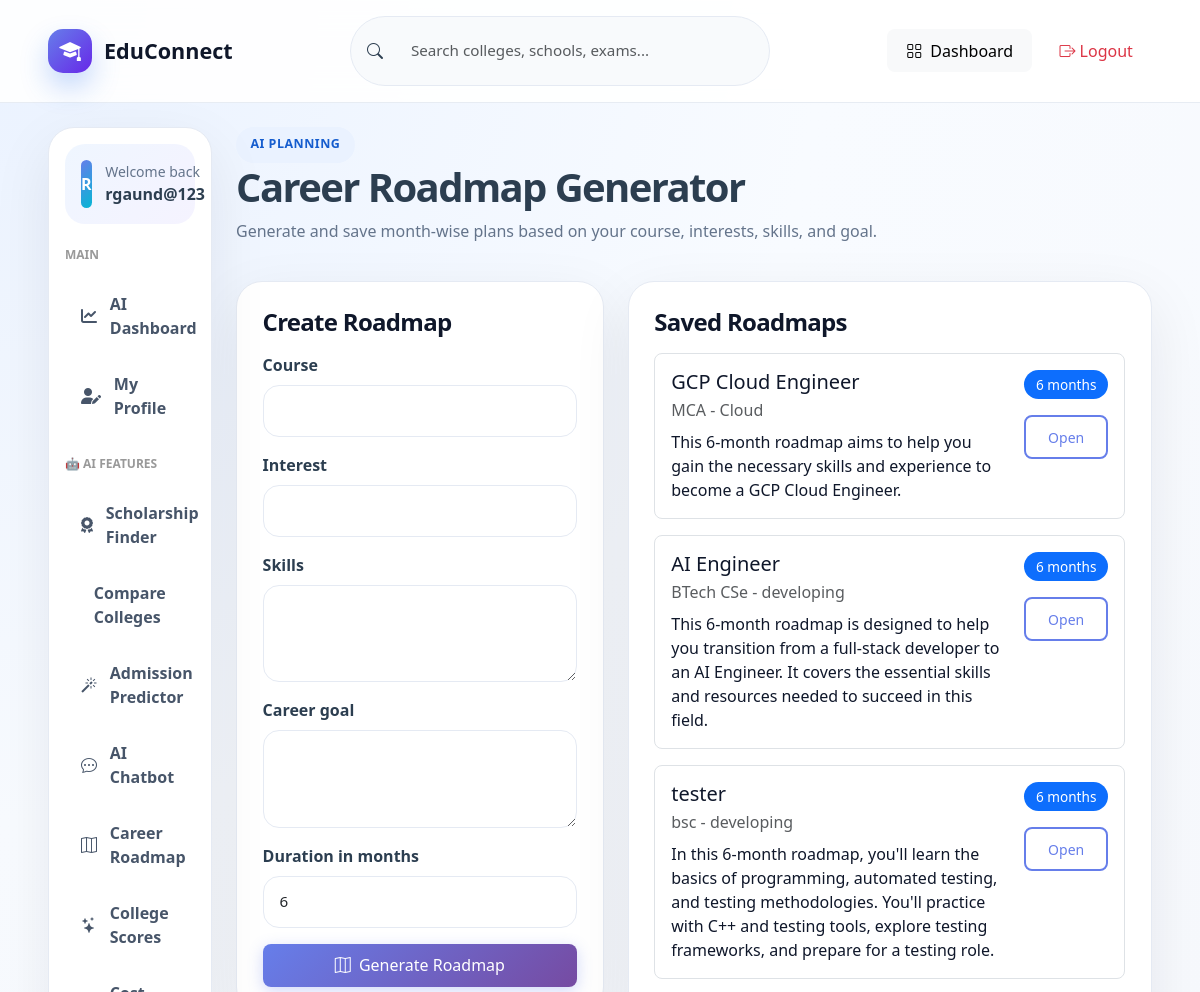
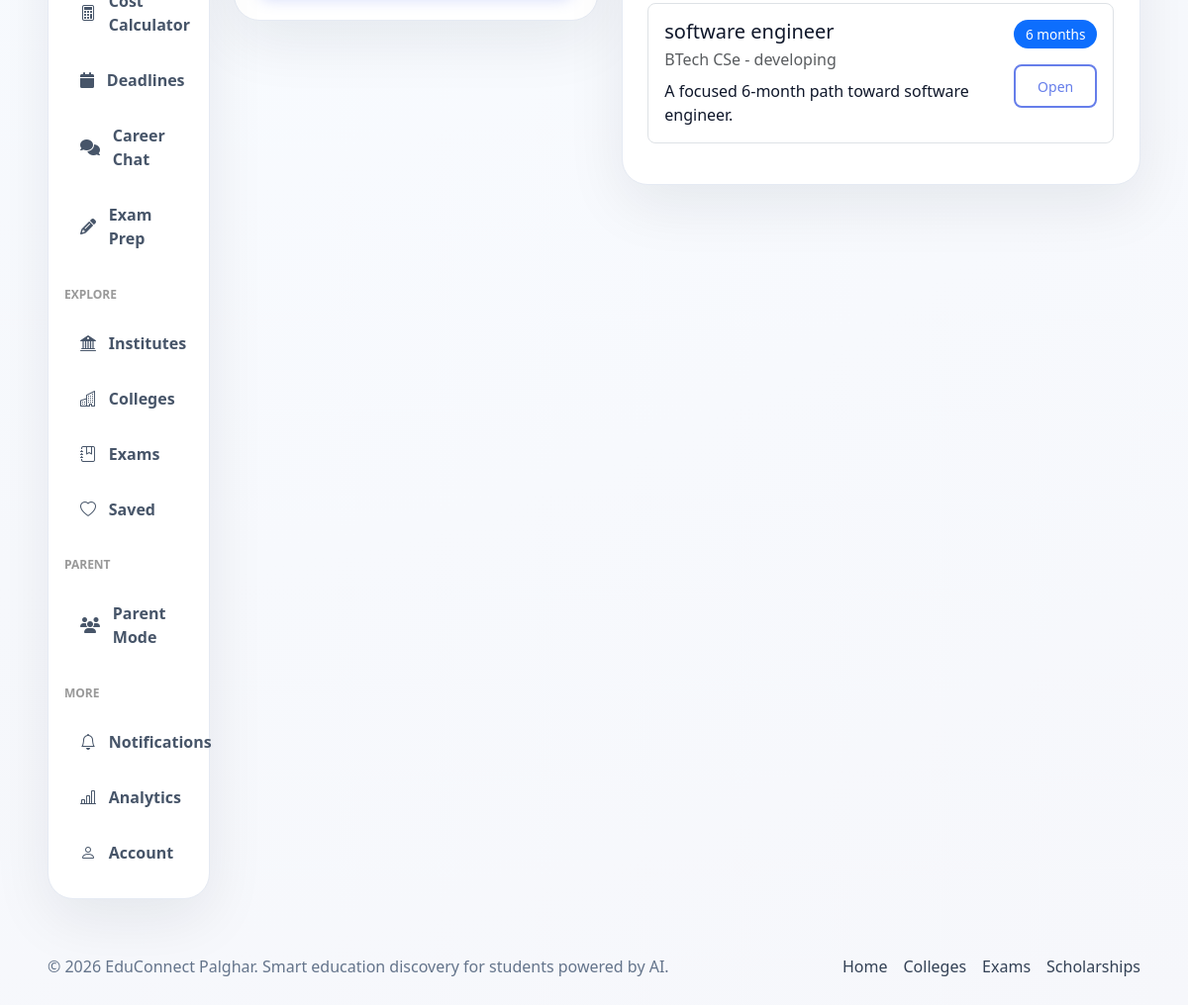
Screenshot of /career-roadmap/ (signed in) with the database file from the repository (2 pictures, top to bottom).
### accounts/models.py (models this page shows, shortened)
class CustomUser(AbstractUser):
    mobile = models.CharField(max_length=15, unique=True)
    email_verified = models.BooleanField(default=False)
    mobile_verified = models.BooleanField(default=False)
    is_parent = models.BooleanField(default=False)
    user_type = models.CharField(
        max_length=20,
        choices=[('student', 'Student'), ('parent', 'Parent')],
        default='student'
    )

class CareerRoadmap(models.Model):
    STATUS_CHOICES = [
        ('draft', 'Draft'),
        ('active', 'Active'),
        ('completed', 'Completed'),
    ]
    user = models.ForeignKey(CustomUser, on_delete=models.CASCADE, related_name='career_roadmaps')
    course = models.CharField(max_length=100)
    interest = models.CharField(max_length=255)
    skills = models.TextField()
    career_goal = models.CharField(max_length=255)
    roadmap_data = models.JSONField(default=dict)  # Store the entire roadmap
    ai_analysis = models.TextField(blank=True)
    status = models.CharField(max_length=20, choices=STATUS_CHOICES, default='active')
    duration_months = models.IntegerField(default=12)
    created_at = models.DateTimeField(auto_now_add=True)
    updated_at = models.DateTimeField(auto_now=True)
    class Meta:
        ordering = ['-created_at']

### accounts/views.py (the view)
# urls.py: path('career-roadmap/', career_roadmap, name='career_roadmap'),
@login_required(login_url='login')
def career_roadmap(request):
    form = CareerRoadmapForm(initial={'duration_months': 6})
    roadmaps = CareerRoadmap.objects.filter(
        user=request.user, status='active'
    ).prefetch_related('milestones')
    return render(request, 'accounts/career_roadmap.html', {'form': form, 'roadmaps': roadmaps})

### accounts/forms.py
class CareerRoadmapForm(BootstrapModelForm):
    duration_months = forms.IntegerField(min_value=1, max_value=24, initial=6, label='Duration in months')
    class Meta:
        model = CareerRoadmap
        fields = ['course', 'interest', 'skills', 'career_goal', 'duration_months']
        widgets = {
            'skills': forms.Textarea(attrs={'rows': 3}),
            'career_goal': forms.Textarea(attrs={'rows': 3}),
        }

### accounts/templates/accounts/career_roadmap.html (shortened to what this page needs)
{% extends "accounts/base.html" %}
{% block content %}
<div class="page-title-row">
    <div>
        <span class="eyebrow dark">AI planning</span>
        <h1>Career Roadmap Generator</h1>
        <p>Generate and save month-wise plans based on your course, interests, skills, and goal.</p>
    </div>
</div>
<div class="row g-4">
    <div class="col-lg-5">
        <div class="content-card">
            <h2 class="h4 mb-3">Create Roadmap</h2>
            <form id="roadmap-form" action="{% url 'generate_roadmap' %}" method="post">
                {% for field in form %}
                <div class="mb-3">
                    <label class="form-label" for="{{ field.id_for_label }}">{{ field.label }}</label>
                    {{ field }}
                </div>
                {% endfor %}
                <button class="btn btn-primary btn-pill w-100" id="roadmap-btn" type="submit">
                    <i class="bi bi-map me-1"></i> Generate Roadmap
                </button>
            </form>
        </div>
    </div>
    <div class="col-lg-7">
        <div class="content-card">
            <h2 class="h4 mb-3">Saved Roadmaps</h2>
            {% for roadmap in roadmaps %}
            <article class="border rounded-3 p-3 mb-3">
                <div class="d-flex justify-content-between gap-3">
                    <div>
                        <h3 class="h5 mb-1">{{ roadmap.career_goal }}</h3>
                        <p class="text-muted mb-2">{{ roadmap.course }} - {{ roadmap.interest }}</p>
                        <p class="mb-0">{{ roadmap.ai_analysis|default:"Roadmap generated and saved." }}</p>
                    </div>
                    <div class="text-end">
                        <span class="badge text-bg-primary">{{ roadmap.duration_months }} months</span>
                        <a href="{% url 'view_roadmap' roadmap.id %}" class="btn btn-outline-primary btn-sm btn-pill d-block mt-3">Open</a>
                    </div>
                </div>
            </article>
            {% empty %}
            <div class="empty-state">No saved roadmaps yet.</div>
            {% endfor %}
        </div>
    </div>
</div>
{% endblock %}

### accounts/templates/accounts/base.html (shortened to what this page needs)
{% load static %}
<!DOCTYPE html>
<html lang="en">
<head>
    <link href="https://cdn.jsdelivr.net/npm/bootstrap@5.3.3/dist/css/bootstrap.min.css" rel="stylesheet">
    <link href="https://cdn.jsdelivr.net/npm/bootstrap-icons@1.11.3/font/bootstrap-icons.css" rel="stylesheet">
    <link rel="stylesheet" href="https://cdnjs.cloudflare.com/ajax/libs/font-awesome/6.4.0/css/all.min.css">
    <link href="{% static 'accounts/css/main.css' %}" rel="stylesheet">
    <link href="{% static 'accounts/css/ai_features.css' %}" rel="stylesheet">
</head>
<body>
<header class="et-navbar">
    <div class="container-fluid px-3 px-lg-5">
        <div class="d-flex align-items-center justify-content-between gap-3 py-3">
            <a class="et-brand" href="{% url 'home' %}">
                <span class="et-brand-icon"><i class="bi bi-mortarboard-fill"></i></span>
                <span>EduConnect</span>
            </a>
            <form action="{% url 'institutes' %}" method="get" class="et-nav-search d-none d-lg-flex">
                <i class="bi bi-search"></i>
                <input type="search" name="q" placeholder="Search colleges, schools, exams...">
            </form>
            <div class="d-flex align-items-center gap-2">
                {% if request.user.is_authenticated %}
                    <a class="btn btn-light btn-pill d-none d-md-inline-flex" href="{% url 'smart_dashboard' %}"><i class="bi bi-grid me-2"></i>Dashboard</a>
                    <a class="btn btn-outline-danger btn-pill" href="{% url 'logout' %}"><i class="bi bi-box-arrow-right me-1"></i>Logout</a>
                {% else %}
                    <a class="btn btn-light btn-pill" href="{% url 'login' %}">Login</a>
                    <a class="btn btn-primary btn-pill" href="{% url 'register' %}">Register</a>
                {% endif %}
            </div>
        </div>
    </div>
</header>
<main class="et-main">
    <div class="container-fluid px-3 px-lg-5 py-4">
        <div class="row g-4">
            {% if request.user.is_authenticated %}
            <aside class="col-xl-2 col-lg-3">
                <nav class="et-sidebar">
                    <div class="sidebar-user">
                        <span class="sidebar-avatar">{{ request.user.username|slice:':1'|upper }}</span>
                        <div>
                            <small>Welcome back</small>
                            <strong>{{ request.user.username }}</strong>
                        </div>
                    </div>
                    <h6 class="sidebar-section-title mt-3">MAIN</h6>
                    <a href="{% url 'smart_dashboard' %}" class="side-link"><i class="fas fa-chart-line"></i> AI Dashboard</a>
                    <a href="{% url 'student_profile' %}" class="side-link"><i class="fas fa-user-edit"></i> My Profile</a>
                    <h6 class="sidebar-section-title mt-4">🤖 AI FEATURES</h6>
                    <a href="{% url 'scholarship_finder' %}" class="side-link"><i class="fas fa-award"></i> Scholarship Finder</a>
                    <a href="{% url 'college_comparison' %}" class="side-link"> Compare Colleges</a>
                    <a href="{% url 'admission_predictor' %}" class="side-link"><i class="bi bi-magic"></i> Admission Predictor</a>
                    <a href="{% url 'education_chatbot' %}" class="side-link"><i class="bi bi-chat-dots"></i> AI Chatbot</a>
                    <a href="{% url 'career_roadmap' %}" class="side-link"><i class="bi bi-map"></i> Career Roadmap</a>
                    <a href="{% url 'college_scores' %}" class="side-link"><i class="bi bi-stars"></i> College Scores</a>
                    <a href="{% url 'cost_calculator' %}" class="side-link"><i class="bi bi-calculator"></i> Cost Calculator</a>
                    <a href="{% url 'admission_deadlines' %}" class="side-link"><i class="fas fa-calendar"></i> Deadlines</a>
                    <a href="{% url 'career_guidance' %}" class="side-link"><i class="fas fa-comments"></i> Career Chat</a>
                    <a href="{% url 'exam_recommendations' %}" class="side-link"><i class="fas fa-pencil-alt"></i> Exam Prep</a>
                    <h6 class="sidebar-section-title mt-4">EXPLORE</h6>
                    <a href="{% url 'institute_list' %}" class="side-link"><i class="bi bi-bank2"></i> Institutes</a>
                    <a href="{% url 'college_search' %}" class="side-link"><i class="bi bi-buildings"></i> Colleges</a>
                    <a href="{% url 'exams' %}" class="side-link"><i class="bi bi-journal-bookmark"></i> Exams</a>
                    <a href="{% url 'saved_colleges' %}" class="side-link"><i class="bi bi-heart"></i> Saved</a>
                    <h6 class="sidebar-section-title mt-4">PARENT</h6>
                    <a href="{% url 'parent_register' %}" class="side-link"><i class="fas fa-users"></i> Parent Mode</a>
                    <h6 class="sidebar-section-title mt-4">MORE</h6>
                    <a href="{% url 'notifications' %}" class="side-link"><i class="bi bi-bell"></i> Notifications</a>
                    <a href="{% url 'analytics' %}" class="side-link"><i class="bi bi-bar-chart-line"></i> Analytics</a>
                    <a href="{% url 'profile' %}" class="side-link"><i class="bi bi-person"></i> Account</a>
                </nav>
            </aside>
            {% endif %}
            <section class="{% if request.user.is_authenticated %}col-xl-10 col-lg-9{% else %}col-12{% endif %}">
                {% block content %}{% endblock %}
            </section>
        </div>
    </div>
</main>
<footer class="et-footer">
    <div class="container-fluid px-3 px-lg-5 d-flex flex-column flex-md-row justify-content-between align-items-center gap-2">
        <p class="mb-0">© 2026 EduConnect Palghar. Smart education discovery for students powered by AI.</p>
        <div class="d-flex gap-3">
            <a href="{% url 'home' %}">Home</a>
            <a href="{% url 'college_search' %}">Colleges</a>
            <a href="{% url 'exams' %}">Exams</a>
            <a href="{% url 'scholarship_finder' %}">Scholarships</a>
        </div>
    </div>
</footer>
</body>
</html>

### accounts/static/accounts/css/main.css (style rules this page uses)
:root { --primary:#1266f1;--primary2:#6728e8;--orange:#ffb703;--green:#12b981;--slate:#0f172a;--muted:#64748b;--surface:#ffffff;--bg:#f5f8ff;--border:#e5eaf3;--shadow:0 20px 60px rgba(15,23,42,.08);--radius:26px }
* { box-sizing:border-box }
body { font-family:Inter,system-ui,-apple-system,Segoe UI,sans-serif;background:radial-gradient(circle at top left,#eaf2ff 0,#f8fbff 35%,#f6f7fb 100%);color:#132238;min-height:100vh }
a { text-decoration:none }
.btn-pill { border-radius:999px }
.et-navbar { position:sticky;top:0;z-index:1030;background:rgba(255,255,255,.9);backdrop-filter:blur(18px);border-bottom:1px solid rgba(226,232,240,.8) }
.et-brand { display:flex;align-items:center;gap:.75rem;font-weight:900;font-size:1.35rem;color:#0f172a }
.et-brand-icon { width:44px;height:44px;border-radius:15px;background:linear-gradient(135deg,var(--primary),var(--primary2));display:flex;align-items:center;justify-content:center;color:#fff;box-shadow:0 14px 28px rgba(18,102,241,.25) }
.et-nav-search { min-width:420px;background:#f8fafc;border:1px solid var(--border);border-radius:999px;align-items:center;padding:.65rem 1rem;gap:.75rem }
.et-nav-search input { border:0;outline:0;background:transparent;width:100% }
.et-main { min-height:calc(100vh - 90px) }
.et-sidebar { background:#fff;border:1px solid var(--border);border-radius:var(--radius);box-shadow:var(--shadow);padding:1rem;position:sticky;top:100px }
.sidebar-user { display:flex;align-items:center;gap:.85rem;background:linear-gradient(135deg,#eff6ff,#f5f3ff);border-radius:20px;padding:1rem;margin-bottom:1rem }
.sidebar-user small { display:block;color:var(--muted) }
.sidebar-avatar { width:48px;height:48px;border-radius:16px;background:linear-gradient(135deg,var(--primary),#06b6d4);color:#fff;font-weight:800;display:flex;align-items:center;justify-content:center }
.side-link { display:flex;align-items:center;gap:.8rem;color:#475569;padding:.85rem 1rem;border-radius:16px;font-weight:600;margin-bottom:.3rem }
.et-footer { padding:2rem 0;color:var(--muted) }
.et-footer a { color:#334155 }
.eyebrow { display:inline-flex;align-items:center;gap:.4rem;border-radius:999px;background:rgba(255,255,255,.16);padding:.55rem .9rem;font-weight:800;text-transform:uppercase;letter-spacing:.04em;font-size:.78rem }
.eyebrow.dark { background:#eaf2ff;color:#165dce }
.feature-card,.directory-card,.content-card,.filter-panel,.auth-card,.glass-panel,.cta-panel,.metric-card,.profile-card { background:#fff;border:1px solid var(--border);border-radius:var(--radius);box-shadow:var(--shadow);padding:1.6rem;display:block;color:#0f172a }
.feature-card h3,.directory-card h3,.content-card h2 { font-weight:900;letter-spacing:-.03em }
.feature-card p,.directory-card p,.page-title-row p { color:var(--muted) }
.auth-card .form-control,.auth-card .form-select,.filter-panel .form-control,.filter-panel .form-select,.content-card .form-control,.content-card .form-select { border-radius:16px;border:1px solid var(--border);padding:.85rem 1rem }
.page-title-row { display:flex;justify-content:space-between;gap:1rem;align-items:center;margin-bottom:1.4rem }
.page-title-row h1 { font-weight:900;letter-spacing:-.04em }

### accounts/static/accounts/css/ai_features.css (style rules this page uses)
:root { --primary: #667eea; --primary-dark: #5568d3; --secondary: #764ba2; --success: #28a745; --danger: #dc3545; --warning: #ffc107; --info: #17a2b8; --light: #f8f9fa; --dark: #343a40; --gradient-primary: linear-gradient(135deg, #667eea 0%, #764ba2 100%); --shadow-sm: 0 1px 3px rgba(0, 0, 0, 0.1); --shadow-md: 0 4px 6px rgba(0, 0, 0, 0.1); --shadow-lg: 0 15px 35px rgba(0, 0, 0, 0.15); --transition: all 0.3s cubic-bezier(0.4, 0, 0.2, 1); }
body { font-family: 'Segoe UI', Tahoma, Geneva, Verdana, sans-serif; background-color: #f5f7fa; color: #2c3e50; }
.container, .container-fluid { max-width: 1400px; }
.btn { border-radius: 8px; font-weight: 500; transition: var(--transition); border: none; padding: 0.6rem 1.2rem; }
.btn-primary { background: var(--gradient-primary); color: white; box-shadow: 0 4px 15px rgba(102, 126, 234, 0.3); }
.btn-outline-primary { color: var(--primary); border: 2px solid var(--primary); }
.badge { padding: 0.5rem 0.75rem; border-radius: 20px; font-weight: 500; font-size: 0.85rem; }
.form-control, .form-select { border: 1px solid #e0e4e8; border-radius: 8px; padding: 0.75rem 1rem; transition: var(--transition); font-size: 0.95rem; }
.form-label { font-weight: 600; margin-bottom: 0.5rem; color: #2c3e50; }
.gap-2 { gap: 0.5rem; }
.gap-3 { gap: 1rem; }
.mb-0 { margin-bottom: 0 !important; }

### rows the page displays
CustomUser: user.username "R", user.username "rgaund@123"
CareerRoadmap: career_goal "GCP Cloud Engineer", course "MCA", interest "Cloud", ai_analysis "This 6-month roadmap aims to help you gain the necessary skills and experience to become a GCP Cloud Engineer.", duration_months "6"
CareerRoadmap: career_goal "AI Engineer", course "BTech CSe", interest "developing", ai_analysis "This 6-month roadmap is designed to help you transition from a full-stack developer to an AI Engineer. It covers the essential skills and resources needed to succeed in this field.", duration_months "6"
CareerRoadmap: career_goal "tester", course "bsc", interest "developing", ai_analysis "In this 6-month roadmap, you'll learn the basics of programming, automated testing, and testing methodologies. You'll practice with C++ and testing tools, explore testing frameworks, and prepare for a testing role.", duration_months "6"
CareerRoadmap: career_goal "software engineer", course "BTech CSe", interest "developing", ai_analysis "A focused 6-month path toward software engineer.", duration_months "6"

### other values shown
{{ field.label }} "Course" "Interest" "Skills" "Career goal" "Duration in months"
